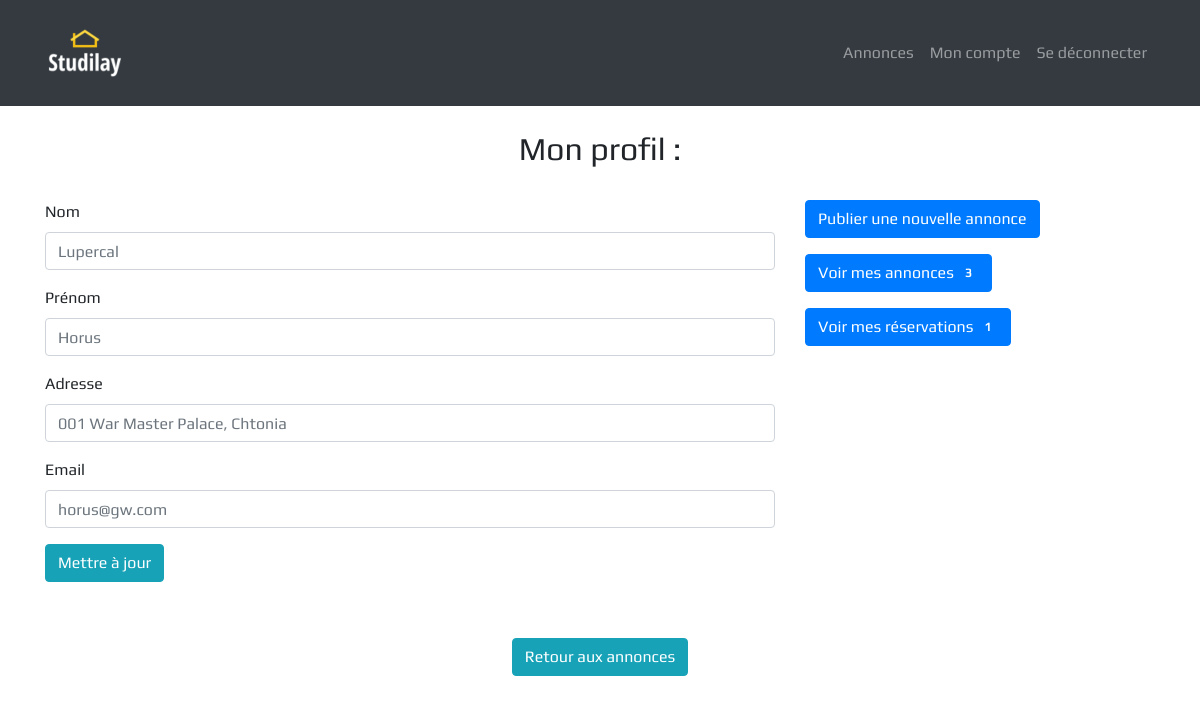
Screenshot of /profile.php (signed in) with the database file from the repository.
### tables this page shows
CREATE TABLE `users` (
  `id` int(11) NOT NULL,
  `email` varchar(50) NOT NULL,
  `password` varchar(255) NOT NULL,
  `firstName` varchar(50) NOT NULL,
  `lastName` varchar(50) NOT NULL,
  `userAddress` varchar(255) NOT NULL
);

### profile.php (shortened to what this page needs)
<?php
    require ('inc/connect.php');
    require ('assets/head.php');
    include ('assets/nav.php');
    $user_id = $_SESSION['id'];
    $sql1 = $db->query("SELECT COUNT(*) FROM annonces WHERE author_article = $user_id");
    $compteur= $sql1->fetchColumn();
    $sql2 = $db->query("SELECT COUNT(*) FROM reservations WHERE id_user = $user_id");
    $compt= $sql2->fetchColumn();
    $sth = $db->prepare("SELECT * FROM users WHERE id = $user_id
    ");
    $sth->execute();
    $result = $sth->fetchAll(PDO::FETCH_ASSOC);
    foreach ($result as $userData =>$data){
?>
<section>
    <div class="container">
        <div class="row">
            <div class="col-md-12 text-center">
                <h2 class="py-4">Mon profil :</h2>
            </div>
            <div class="col-md-8">
                <form action="edit_user.php" method="post">
                    <div class="form-group">
                        <label for="exampleInputEmail">Nom</label>
                        <input type="text" class="form-control" name="nom" id="exampleInputEmail"
                            aria-describedby="emailHelp" placeholder="<?= $data['lastName']; ?>" value="">
                    </div>
                    <div class="form-group">
                        <label for="exampleInputPassword">Prénom</label>
                        <input type="text" name="prenom" class="form-control" id="exampleInputPassword"
                            placeholder="<?= $data['firstName']; ?>" value="">
                    </div>
                    <div class="form-group">
                        <label for="exampleInputEmail">Adresse </label>
                        <input type="text" class="form-control" name="adresse" id="exampleInputEmail"
                            aria-describedby="emailHelp" placeholder="<?= $data['userAddress']; ?>" value="">
                    </div>
                    <div class="form-group">
                        <label for="exampleInputEmail">Email</label>
                        <input type="email" class="form-control" name="email" id="exampleInputEmail"
                            aria-describedby="emailHelp" placeholder="<?= $data['email']; ?>">
                    </div>
                    <div class="row">
                        <div class="col-md-2">
                            <input type="submit" name="submit_update" class="btn btn-info" value="Mettre à jour">
                        </div>
                    </div>
                </form>
<?php
    }
 ?>
            </div>
            <div class="col-md-4">
                <a href="create_annonce.php" class="btn btn-primary mb-3">Publier une nouvelle annonce</a>
                <a href="#" class="btn btn-primary mb-3 <?php  if($compteur < 1){ echo 'disabled'; } ?>"
                    data-toggle="modal" data-target="#listingAnnonces">Voir mes annonces  <span class="badge badge-primary badge-pill"><?= $compteur; ?></span>
                    </a>
                <a href="#" class="btn btn-primary mb-3 <?php  if($compt < 1){ echo 'disabled'; } ?>"
                    data-toggle="modal" data-target="#listingResa">Voir mes réservations <span class="badge badge-primary badge-pill"><?= $compt; ?></span></a>
            </div>
            <div class="col-md-12 text-center pt-5 my-2">
                <a class="btn btn-info back" href="annonces.php">Retour aux annonces</a>
            </div>
        </div>
    </div>
</section>
<?php require ('assets/footer.php'); ?>

### assets/css/main.css (style rules this page uses)
* { margin: 0; padding: 0; text-decoration: none; font-family: "Play", sans-serif; }

### rows the page displays
users: nom "Lupercal", prenom "Horus", adresse "001 War Master Palace, Chtonia", email "horus@gw.com"

### other values shown
$compteur "3"
$compt "1"
